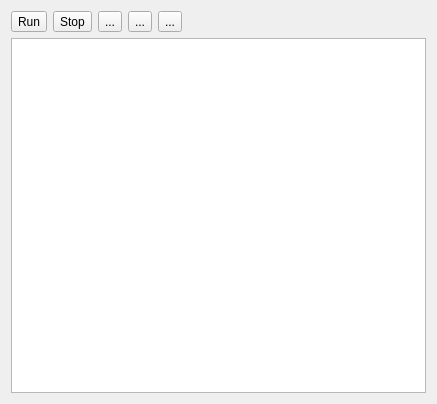
<?xml version="1.0" encoding="UTF-8"?>
<ui version="4.0">
 <class>ScriptEditor</class>
 <widget class="QWidget" name="ScriptEditor">
  <property name="geometry">
   <rect>
    <x>0</x>
    <y>0</y>
    <width>437</width>
    <height>404</height>
   </rect>
  </property>
  <property name="windowTitle">
   <string>Form</string>
  </property>
  <layout class="QVBoxLayout" name="verticalLayout">
   <item>
    <layout class="QGridLayout" name="gridLayout">
     <item row="0" column="3">
      <widget class="QToolButton" name="toolButton_4">
       <property name="text">
        <string>...</string>
       </property>
       <property name="icon">
        <iconset>
         <normalon>:/res/image/icon/delete.png</normalon>
        </iconset>
       </property>
      </widget>
     </item>
     <item row="0" column="2">
      <widget class="QToolButton" name="toolButton_3">
       <property name="text">
        <string>...</string>
       </property>
       <property name="icon">
        <iconset>
         <normalon>:/res/image/icon/skip.png</normalon>
        </iconset>
       </property>
      </widget>
     </item>
     <item row="0" column="1">
      <widget class="QToolButton" name="toolButton_2">
       <property name="text">
        <string>Stop</string>
       </property>
      </widget>
     </item>
     <item row="0" column="0">
      <widget class="QToolButton" name="toolButton">
       <property name="text">
        <string>Run</string>
       </property>
       <property name="icon">
        <iconset>
         <normalon>:/res/image/icon/playon.png</normalon>
        </iconset>
       </property>
      </widget>
     </item>
     <item row="0" column="5">
      <spacer name="horizontalSpacer">
       <property name="orientation">
        <enum>Qt::Horizontal</enum>
       </property>
       <property name="sizeHint" stdset="0">
        <size>
         <width>40</width>
         <height>20</height>
        </size>
       </property>
      </spacer>
     </item>
     <item row="0" column="4">
      <widget class="QToolButton" name="toolButton_5">
       <property name="text">
        <string>...</string>
       </property>
       <property name="icon">
        <iconset>
         <normalon>:/res/image/icon/219.png</normalon>
        </iconset>
       </property>
      </widget>
     </item>
    </layout>
   </item>
   <item>
    <widget class="CodeEditor" name="plainTextEdit"/>
   </item>
  </layout>
 </widget>
 <customwidgets>
  <customwidget>
   <class>CodeEditor</class>
   <extends>QPlainTextEdit</extends>
   <header>codeeditor.h</header>
  </customwidget>
 </customwidgets>
 <resources/>
 <connections/>
</ui>
